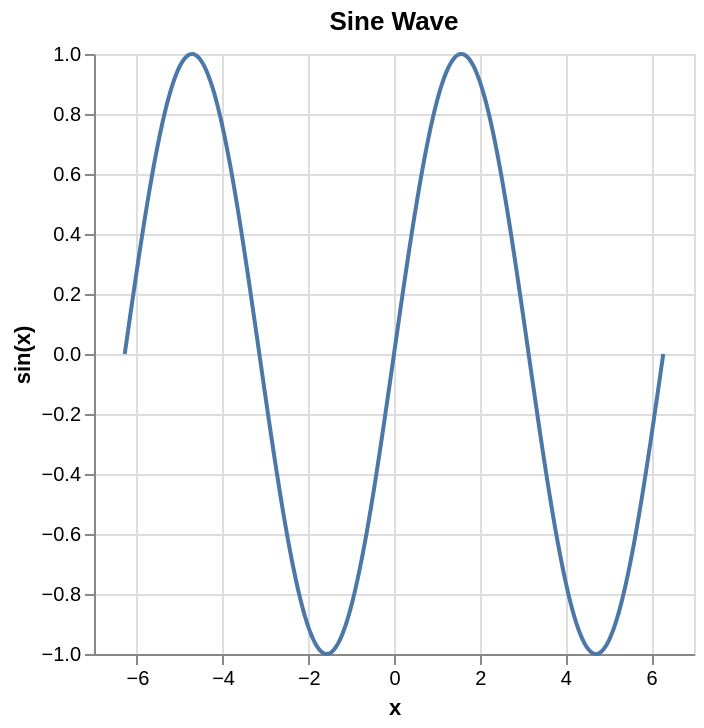

Express this chart as Vega-Lite.
### Vega-Lite specification from a JSON file in a GitHub repository (floating-point values rounded to 4 significant figures; data arrays with more than 128 entries replaced by an {"elided": "..."} marker saying what was removed)
{"$schema": "https://vega.github.io/schema/vega-lite/v6.json", "encoding": {"x": {"title": "x", "type": "quantitative", "field": "x"}, "y": {"title": "sin(x)", "type": "quantitative", "field": "y"}}, "mark": {"interpolate": "monotone", "type": "line"}, "data": {"values": {"elided": "200 records"}}, "title": "Sine Wave"}
